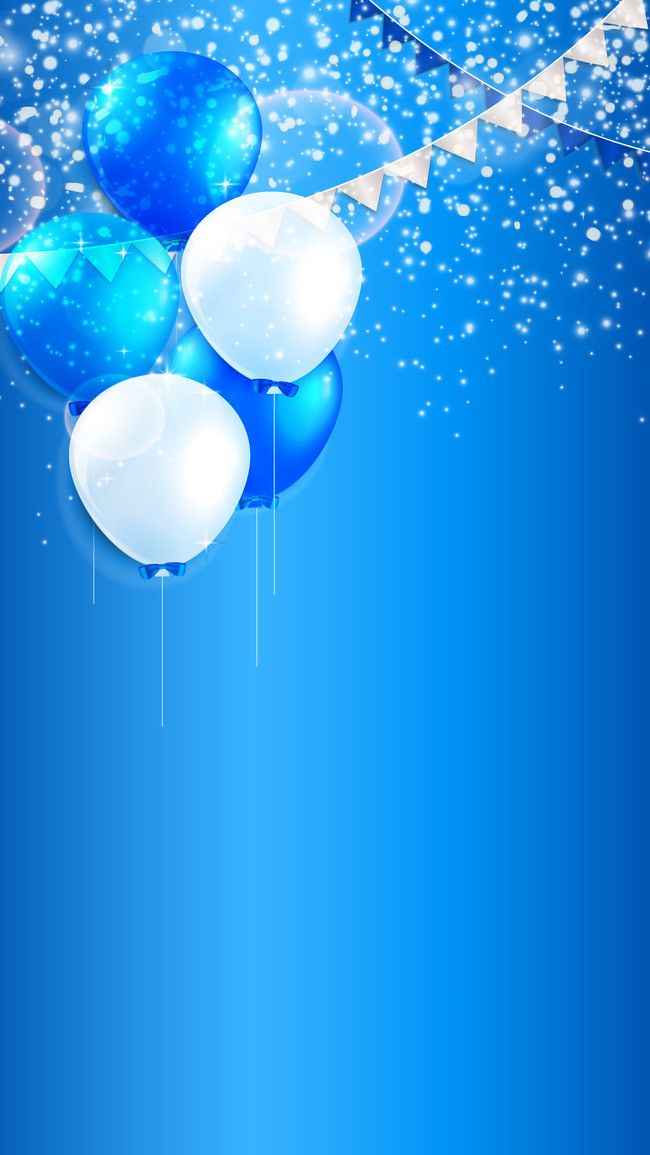
#> input picture writing_text_over_image/baloon bg.jpg, 650 x 1155 px
$ python main.py
#> lines starting #> are read from the running program, lines starting #| are printed output that depends on the picture
import cv2

img = cv2.imread("baloon bg.jpg")
#> img is the input picture: shape (1155, 650, 3); mean B, G, R 230.9, 151.8, 44.4
img = cv2.cvtColor(img, cv2.COLOR_BGR2RGB)

rectangle = cv2.rectangle(img, (30, 500), (630, 1030), (255, 255, 255), 8)
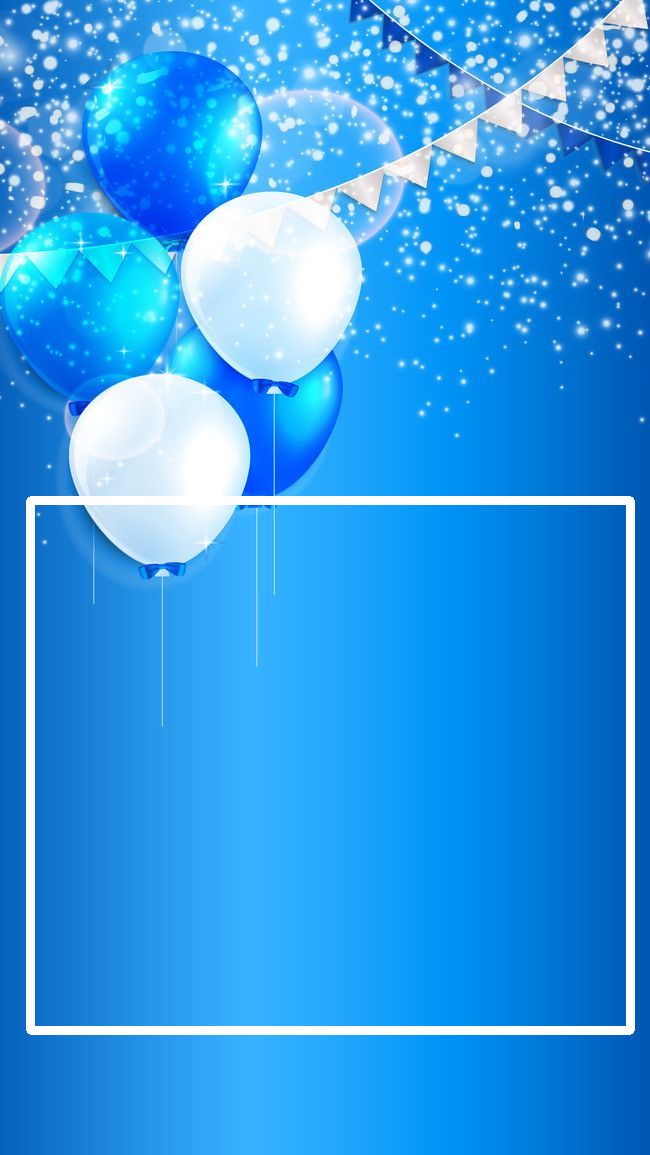
#> rectangle: shape (1155, 650, 3); mean R, G, B 50.6, 155.2, 232
cv2.putText(img, "Happy", (50,675), cv2.FONT_HERSHEY_TRIPLEX, 3, (255, 255, 255), 2, (cv2.LINE_AA))
cv2.putText(img, "Birthday", (120, 800), cv2.FONT_HERSHEY_TRIPLEX, 3, (255, 255, 255), 2, (cv2.LINE_AA))
cv2.putText(img, "to you", (160, 965), cv2.FONT_HERSHEY_TRIPLEX, 3, (255, 255, 255), 2, (cv2.LINE_AA))
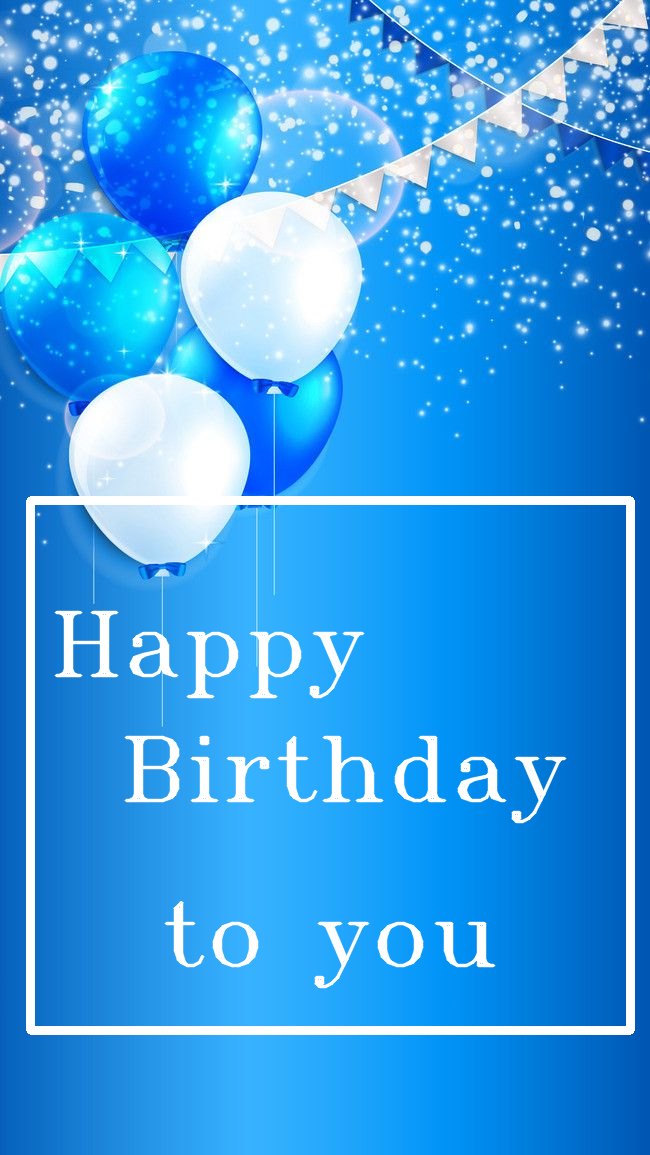
#> img: shape (1155, 650, 3); mean R, G, B 55.8, 157.6, 232.3

out = cv2.cvtColor(img, cv2.COLOR_RGB2BGR)
out = cv2.imwrite("output.jpg", out)
